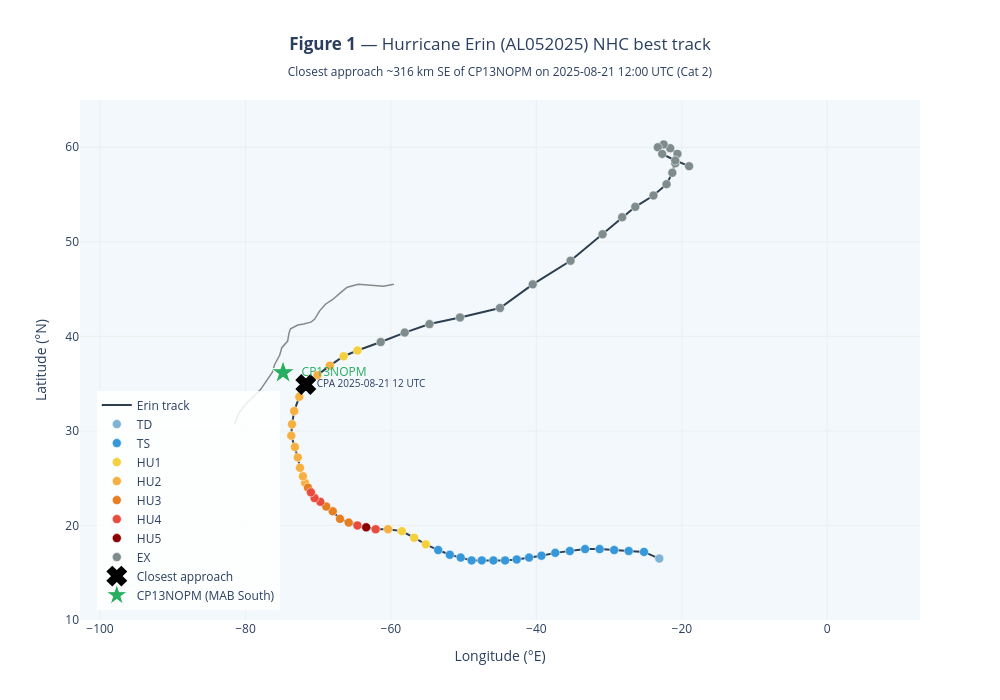

Notebook source saved alongside this figure:
### Markdown cell above
<span style="font-family: 'Courier New', monospace;">

## 3. Figure 1 — Hurricane Erin track with MAB South array (T032)

**What this figure shows**: Erin's 6-hourly best-track positions from
NHC (AL052025), colored by storm intensity category. The CP13NOPM
mooring at ~36.17°N, 74.83°W is marked. Erin's closest approach on
2025-08-21 12:00 UTC passed ~316 km SE of the array as a Cat-2
hurricane (90 kt, 949 mb).

**Why it matters**: The mooring was never in the eye, but the storm
was close enough for its wind field to force mixing and surface
cooling across the shelf — that's the signal we'll quantify in the
next figures.

</span>

### Code cell
# Plain Cartesian plot — robust across environments (no geo basemap required).
# Axes: longitude (x) x latitude (y), aspect corrected at ~40°N via figure sizing.

CAT_COLORS = {
    'TD': '#7FB3D5', 'TS': '#3498DB',
    'HU1': '#F4D03F', 'HU2': '#F5B041', 'HU3': '#E67E22',
    'HU4': '#E74C3C', 'HU5': '#8B0000',
    'EX': '#7F8C8D',
}

# Coarse US East Coast outline (approximate, for reference only)
COAST_LON = [-81.5, -80.9, -80.0, -78.7, -77.9, -76.3, -76.0, -75.3, -75.0,
             -74.2, -74.0, -73.8, -72.8, -72.0, -71.0, -70.5, -69.8, -69.0,
             -68.0, -66.8, -66.0, -64.5, -61.0, -59.6]
COAST_LAT = [ 30.7,  31.9,  32.8,  33.8,  34.4,  36.2,  37.0,  38.0,  38.8,
              39.5,  40.4,  40.8,  41.2,  41.3,  41.5,  41.8,  42.7,  43.4,
              43.9,  44.7,  45.2,  45.5,  45.3,  45.5]

fig1 = go.Figure()

# Coast outline
fig1.add_trace(
    go.Scatter(
        x=COAST_LON, y=COAST_LAT,
        mode='lines',
        line=dict(color='#888', width=1.5),
        name='US East Coast (approx.)',
        hoverinfo='skip',
        showlegend=False,
    )
)

# Track line
fig1.add_trace(
    go.Scatter(
        x=track['lon'], y=track['lat'],
        mode='lines',
        line=dict(color='#2C3E50', width=2),
        name='Erin track',
        hoverinfo='skip',
    )
)

# Per-fix points colored by intensity category
for cat, color in CAT_COLORS.items():
    sub = track[track.status == cat]
    if sub.empty:
        continue
    fig1.add_trace(
        go.Scatter(
            x=sub['lon'], y=sub['lat'],
            mode='markers',
            marker=dict(size=9, color=color, line=dict(color='white', width=0.5)),
            name=cat,
            hovertemplate='%{customdata[0]}<br>%{customdata[1]} UTC<br>lat=%{y:.2f}°N, lon=%{x:.2f}°E<br>wind=%{customdata[2]} kt, slp=%{customdata[3]} mb<extra></extra>',
            customdata=np.stack([
                [cat] * len(sub),
                sub['datetime_utc'].dt.strftime('%Y-%m-%d %H:%M'),
                sub['wind_kt'].values,
                sub['slp_mb'].values,
            ], axis=-1),
        )
    )

# CPA marker
cpa = track[track.datetime_utc == CPA_TIME].iloc[0]
fig1.add_trace(
    go.Scatter(
        x=[cpa.lon], y=[cpa.lat],
        mode='markers+text',
        marker=dict(size=16, color='black', symbol='x', line=dict(color='black', width=2)),
        text=['CPA 2025-08-21 12 UTC'],
        textposition='middle right',
        textfont=dict(size=10),
        name='Closest approach',
        hoverinfo='skip',
    )
)

# CP13NOPM mooring star
fig1.add_trace(
    go.Scatter(
        x=[CP13N_LON], y=[CP13N_LAT],
        mode='markers+text',
        marker=dict(size=18, color='#27AE60', symbol='star', line=dict(color='white', width=1)),
        text=['  CP13NOPM'],
        textposition='middle right',
        textfont=dict(size=12, color='#27AE60'),
        name='CP13NOPM (MAB South)',
        hoverinfo='skip',
    )
)

fig1.update_xaxes(
    title='Longitude (°E)',
    range=[-85, -5],
    zeroline=False, showgrid=True, gridcolor='#EEE',
)
fig1.update_yaxes(
    title='Latitude (°N)',
    range=[10, 65],
    zeroline=False, showgrid=True, gridcolor='#EEE',
    scaleanchor='x', scaleratio=1.3,  # approximate aspect at 40°N (1/cos(40°)≈1.31)
)
fig1.update_layout(
    title=dict(
        text='<b>Figure 1</b> — Hurricane Erin (AL052025) NHC best track<br>'
             '<sub>Closest approach ~316 km SE of CP13NOPM on 2025-08-21 12:00 UTC (Cat 2)</sub>',
        x=0.5, xanchor='center',
    ),
    height=700, width=1000,
    template='plotly_white',
    legend=dict(x=0.02, y=0.02, yanchor='bottom', bgcolor='rgba(255,255,255,0.85)'),
    plot_bgcolor='#F3F8FC',
)

fig1.write_html(FIG_DIR / 'fig01_storm_track.html')
fig1

### Figure 1 — Plotly figure (JSON) as saved in the notebook; plotly's stock layout.template omitted (floating-point values rounded to 4 significant figures)
{"data": [{"hoverinfo": "skip", "line": {"color": "#888", "width": 1.5}, "mode": "lines", "name": "US East Coast (approx.)", "showlegend": false, "type": "scatter", "x": [-81.5, -80.9, -80.0, -78.7, -77.9, -76.3, -76.0, -75.3, -75.0, -74.2, -74.0, -73.8, -72.8, -72.0, -71.0, -70.5, -69.8, -69.0, -68.0, -66.8, -66.0, -64.5, -61.0, -59.6], "y": [30.7, 31.9, 32.8, 33.8, 34.4, 36.2, 37.0, 38.0, 38.8, 39.5, 40.4, 40.8, 41.2, 41.3, 41.5, 41.8, 42.7, 43.4, 43.9, 44.7, 45.2, 45.5, 45.3, 45.5]}, {"hoverinfo": "skip", "line": {"color": "#2C3E50", "width": 2}, "mode": "lines", "name": "Erin track", "type": "scatter", "x": [-23.1, -25.2, -27.3, -29.3, -31.3, -33.3, -35.4, -37.4, -39.3, -41.0, -42.7, -44.3, -45.9, -47.5, -48.9, -50.4, -51.9, -53.5, -55.2, -56.8, -58.5, -60.4, -62.1, -63.4, -64.6, -65.8, -67.0, -68.0, -68.9, -69.7, -70.5, -71.0, -71.4, -71.8, -72.1, -72.5, -72.8, -73.2, -73.7, -73.6, -73.3, -72.6, -71.7, -70.1, -68.4, -66.5, -64.6, -61.4, -58.1, -54.7, -50.5, -45.0, -40.5, -35.3, -30.9, -28.2, -26.4, -23.9, -22.1, -21.3, -20.9, -20.6, -21.6, -22.5, -23.3, -22.7, -20.9, -19.0], "y": [16.5, 17.2, 17.3, 17.4, 17.5, 17.5, 17.3, 17.1, 16.8, 16.6, 16.4, 16.3, 16.3, 16.3, 16.3, 16.6, 16.9, 17.4, 18.0, 18.7, 19.4, 19.6, 19.6, 19.8, 20.0, 20.3, 20.7, 21.5, 22.0, 22.5, 22.9, 23.5, 24.0, 24.5, 25.2, 26.1, 27.2, 28.3, 29.5, 30.7, 32.1, 33.6, 34.9, 35.9, 36.9, 37.9, 38.5, 39.4, 40.4, 41.3, 42.0, 43.0, 45.5, 48.0, 50.8, 52.6, 53.7, 54.9, 56.1, 57.3, 58.3, 59.3, 59.9, 60.3, 60.0, 59.3, 58.6, 58.0]}, {"customdata": [["TD", "2025-08-11 00:00", 30, 1007]], "hovertemplate": "%{customdata[0]}<br>%{customdata[1]} UTC<br>lat=%{y:.2f}°N, lon=%{x:.2f}°E<br>wind=%{customdata[2]} kt, slp=%{customdata[3]} mb<extra></extra>", "marker": {"color": "#7FB3D5", "line": {"color": "white", "width": 0.5}, "size": 9}, "mode": "markers", "name": "TD", "type": "scatter", "x": [-23.1], "y": [16.5]}, {"customdata": [["TS", "2025-08-11 06:00", 35, 1006], ["TS", "2025-08-11 12:00", 40, 1004], ["TS", "2025-08-11 18:00", 40, 1004], ["TS", "2025-08-12 00:00", 40, 1004], ["TS", "2025-08-12 06:00", 40, 1004], ["TS", "2025-08-12 12:00", 40, 1004], ["TS", "2025-08-12 18:00", 40, 1004], ["TS", "2025-08-13 00:00", 40, 1004], ["TS", "2025-08-13 06:00", 40, 1004], ["TS", "2025-08-13 12:00", 45, 1002], ["TS", "2025-08-13 18:00", 45, 1002], ["TS", "2025-08-14 00:00", 45, 1002], ["TS", "2025-08-14 06:00", 45, 1002], ["TS", "2025-08-14 12:00", 50, 999], ["TS", "2025-08-14 18:00", 55, 998], ["TS", "2025-08-15 00:00", 60, 997], ["TS", "2025-08-15 06:00", 60, 997]], "hovertemplate": "%{customdata[0]}<br>%{customdata[1]} UTC<br>lat=%{y:.2f}°N, lon=%{x:.2f}°E<br>wind=%{customdata[2]} kt, slp=%{customdata[3]} mb<extra></extra>", "marker": {"color": "#3498DB", "line": {"color": "white", "width": 0.5}, "size": 9}, "mode": "markers", "name": "TS", "type": "scatter", "x": [-25.2, -27.3, -29.3, -31.3, -33.3, -35.4, -37.4, -39.3, -41.0, -42.7, -44.3, -45.9, -47.5, -48.9, -50.4, -51.9, -53.5], "y": [17.2, 17.3, 17.4, 17.5, 17.5, 17.3, 17.1, 16.8, 16.6, 16.4, 16.3, 16.3, 16.3, 16.3, 16.6, 16.9, 17.4]}, {"customdata": [["HU1", "2025-08-15 12:00", 65, 996], ["HU1", "2025-08-15 18:00", 65, 993], ["HU1", "2025-08-16 00:00", 75, 981], ["HU1", "2025-08-22 06:00", 80, 956], ["HU1", "2025-08-22 12:00", 80, 956]], "hovertemplate": "%{customdata[0]}<br>%{customdata[1]} UTC<br>lat=%{y:.2f}°N, lon=%{x:.2f}°E<br>wind=%{customdata[2]} kt, slp=%{customdata[3]} mb<extra></extra>", "marker": {"color": "#F4D03F", "line": {"color": "white", "width": 0.5}, "size": 9}, "mode": "markers", "name": "HU1", "type": "scatter", "x": [-55.2, -56.8, -58.5, -66.5, -64.6], "y": [18.0, 18.7, 19.4, 37.9, 38.5]}, {"customdata": [["HU2", "2025-08-16 06:00", 95, 967], ["HU2", "2025-08-19 06:00", 90, 955], ["HU2", "2025-08-19 12:00", 85, 958], ["HU2", "2025-08-19 18:00", 85, 958], ["HU2", "2025-08-20 00:00", 85, 959], ["HU2", "2025-08-20 06:00", 90, 954], ["HU2", "2025-08-20 12:00", 95, 943], ["HU2", "2025-08-20 18:00", 95, 942], ["HU2", "2025-08-21 00:00", 95, 941], ["HU2", "2025-08-21 06:00", 90, 945], ["HU2", "2025-08-21 12:00", 90, 949], ["HU2", "2025-08-21 18:00", 85, 952], ["HU2", "2025-08-22 00:00", 85, 954]], "hovertemplate": "%{customdata[0]}<br>%{customdata[1]} UTC<br>lat=%{y:.2f}°N, lon=%{x:.2f}°E<br>wind=%{customdata[2]} kt, slp=%{customdata[3]} mb<extra></extra>", "marker": {"color": "#F5B041", "line": {"color": "white", "width": 0.5}, "size": 9}, "mode": "markers", "name": "HU2", "type": "scatter", "x": [-60.4, -71.8, -72.1, -72.5, -72.8, -73.2, -73.7, -73.6, -73.3, -72.6, -71.7, -70.1, -68.4], "y": [19.6, 24.5, 25.2, 26.1, 27.2, 28.3, 29.5, 30.7, 32.1, 33.6, 34.9, 35.9, 36.9]}, {"customdata": [["HU3", "2025-08-17 06:00", 110, 940], ["HU3", "2025-08-17 12:00", 110, 940], ["HU3", "2025-08-17 18:00", 110, 946], ["HU3", "2025-08-18 00:00", 110, 946], ["HU3", "2025-08-19 00:00", 100, 947]], "hovertemplate": "%{customdata[0]}<br>%{customdata[1]} UTC<br>lat=%{y:.2f}°N, lon=%{x:.2f}°E<br>wind=%{customdata[2]} kt, slp=%{customdata[3]} mb<extra></extra>", "marker": {"color": "#E67E22", "line": {"color": "white", "width": 0.5}, "size": 9}, "mode": "markers", "name": "HU3", "type": "scatter", "x": [-65.8, -67.0, -68.0, -68.9, -71.4], "y": [20.3, 20.7, 21.5, 22.0, 24.0]}, {"customdata": [["HU4", "2025-08-16 12:00", 130, 934], ["HU4", "2025-08-17 00:00", 125, 934], ["HU4", "2025-08-18 06:00", 115, 945], ["HU4", "2025-08-18 12:00", 120, 935], ["HU4", "2025-08-18 18:00", 115, 937]], "hovertemplate": "%{customdata[0]}<br>%{customdata[1]} UTC<br>lat=%{y:.2f}°N, lon=%{x:.2f}°E<br>wind=%{customdata[2]} kt, slp=%{customdata[3]} mb<extra></extra>", "marker": {"color": "#E74C3C", "line": {"color": "white", "width": 0.5}, "size": 9}, "mode": "markers", "name": "HU4", "type": "scatter", "x": [-62.1, -64.6, -69.7, -70.5, -71.0], "y": [19.6, 20.0, 22.5, 22.9, 23.5]}, {"customdata": [["HU5", "2025-08-16 18:00", 140, 913]], "hovertemplate": "%{customdata[0]}<br>%{customdata[1]} UTC<br>lat=%{y:.2f}°N, lon=%{x:.2f}°E<br>wind=%{customdata[2]} kt, slp=%{customdata[3]} mb<extra></extra>", "marker": {"color": "#8B0000", "line": {"color": "white", "width": 0.5}, "size": 9}, "mode": "markers", "name": "HU5", "type": "scatter", "x": [-63.4], "y": [19.8]}, {"customdata": [["EX", "2025-08-22 18:00", 80, 957], ["EX", "2025-08-23 00:00", 80, 957], ["EX", "2025-08-23 06:00", 75, 962], ["EX", "2025-08-23 12:00", 75, 962], ["EX", "2025-08-23 18:00", 70, 962], ["EX", "2025-08-24 00:00", 70, 961], ["EX", "2025-08-24 06:00", 70, 960], ["EX", "2025-08-24 12:00", 80, 952], ["EX", "2025-08-24 18:00", 80, 952], ["EX", "2025-08-25 00:00", 70, 954], ["EX", "2025-08-25 06:00", 60, 955], ["EX", "2025-08-25 12:00", 55, 957], ["EX", "2025-08-25 18:00", 50, 958], ["EX", "2025-08-26 00:00", 45, 961], ["EX", "2025-08-26 06:00", 45, 962], ["EX", "2025-08-26 12:00", 45, 963], ["EX", "2025-08-26 18:00", 45, 963], ["EX", "2025-08-27 00:00", 45, 968], ["EX", "2025-08-27 06:00", 40, 975], ["EX", "2025-08-27 12:00", 40, 980], ["EX", "2025-08-27 18:00", 40, 985]], "hovertemplate": "%{customdata[0]}<br>%{customdata[1]} UTC<br>lat=%{y:.2f}°N, lon=%{x:.2f}°E<br>wind=%{customdata[2]} kt, slp=%{customdata[3]} mb<extra></extra>", "marker": {"color": "#7F8C8D", "line": {"color": "white", "width": 0.5}, "size": 9}, "mode": "markers", "name": "EX", "type": "scatter", "x": [-61.4, -58.1, -54.7, -50.5, -45.0, -40.5, -35.3, -30.9, -28.2, -26.4, -23.9, -22.1, -21.3, -20.9, -20.6, -21.6, -22.5, -23.3, -22.7, -20.9, -19.0], "y": [39.4, 40.4, 41.3, 42.0, 43.0, 45.5, 48.0, 50.8, 52.6, 53.7, 54.9, 56.1, 57.3, 58.3, 59.3, 59.9, 60.3, 60.0, 59.3, 58.6, 58.0]}, {"hoverinfo": "skip", "marker": {"color": "black", "line": {"color": "black", "width": 2}, "size": 16, "symbol": "x"}, "mode": "markers+text", "name": "Closest approach", "text": ["CPA 2025-08-21 12 UTC"], "textfont": {"size": 10}, "textposition": "middle right", "type": "scatter", "x": [-71.7], "y": [34.9]}, {"hoverinfo": "skip", "marker": {"color": "#27AE60", "line": {"color": "white", "width": 1}, "size": 18, "symbol": "star"}, "mode": "markers+text", "name": "CP13NOPM (MAB South)", "text": ["  CP13NOPM"], "textfont": {"color": "#27AE60", "size": 12}, "textposition": "middle right", "type": "scatter", "x": [-74.83], "y": [36.17]}], "layout": {"height": 700, "legend": {"bgcolor": "rgba(255,255,255,0.85)", "x": 0.02, "y": 0.02, "yanchor": "bottom"}, "plot_bgcolor": "#F3F8FC", "title": {"text": "<b>Figure 1</b> — Hurricane Erin (AL052025) NHC best track<br><sub>Closest approach ~316 km SE of CP13NOPM on 2025-08-21 12:00 UTC (Cat 2)</sub>", "x": 0.5, "xanchor": "center"}, "width": 1000, "xaxis": {"gridcolor": "#EEE", "range": [-85, -5], "showgrid": true, "title": {"text": "Longitude (°E)"}, "zeroline": false}, "yaxis": {"gridcolor": "#EEE", "range": [10, 65], "scaleanchor": "x", "scaleratio": 1.3, "showgrid": true, "title": {"text": "Latitude (°N)"}, "zeroline": false}}}
